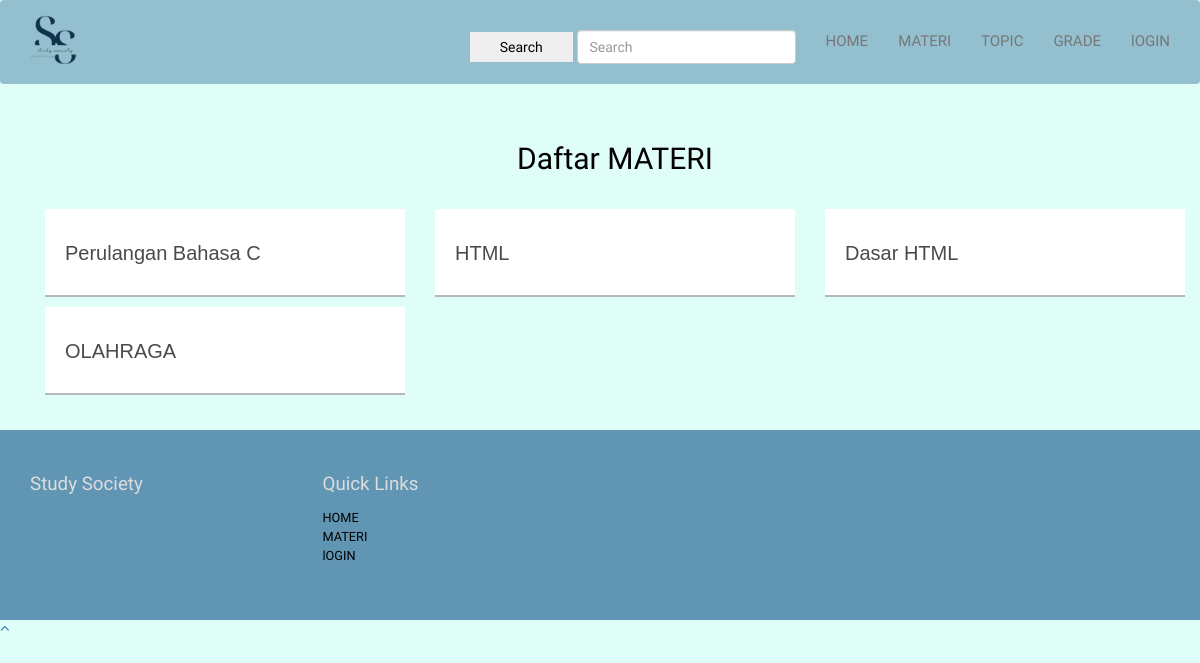
The page /index.php/C_StudySociety/materitopic/0 on the database its author committed.
### tables this page shows
CREATE TABLE `post` (
  `post_id` int(11) NOT NULL,
  `user_id` int(11) NOT NULL,
  `post_title` varchar(256) NOT NULL,
  `post_content` longtext NOT NULL,
  `post_like_count` int(11) DEFAULT NULL,
  `post_dislike_count` int(11) DEFAULT NULL,
  `topic_id` int(11) NOT NULL,
  `grade_id` int(11) NOT NULL
);

### application/controllers/C_StudySociety.php (called while the page is built, shortened)
<?php
class C_StudySociety extends CI_Controller
{
    public function __construct()
    {
        $this->load->model('M_StudySociety');
    }
    public function materitopic($id)
    {
        $gradeData = $this->M_StudySociety->getAllGrade();
        $topicData = $this->M_StudySociety->getTopic($id);
        $data = ["grade" => $gradeData,"topic" => $topicData];
        $this->load->view('V_materi_topic', $data);
    }
}

### index.php (called while the page is built, shortened)
<?php
require_once BASEPATH.'core/CodeIgniter.php';

### application/models/M_StudySociety.php (called while the page is built, shortened)
<?php
class M_StudySociety extends CI_Model
{
    public function getTopic($id)
    {
        $query = $this->db->query("SELECT * FROM post where topic_id = $id");
        return $query->result();
    }
}

### application/views/V_materi_topic.php (the view, shortened to what this page needs)
<?php include "templates/V_header.php"; ?>
<center>
<div class="container">
                <div class="container">
                    <div class="row">
                    <div class="col-md-12">
                        <div class="section-title mb-75">
                        <br>
                          <br>
                          <h2>Daftar <span>MATERI</span></h2>
                        </div>
                    </div>
                </div>
                <div class="our-room-show">
                    <div class="row">
                        <div class="carousel-list">
                        <?php
                        if(!empty($topic)){
                        foreach($topic as $p) {?>
                                <a href="<?php echo site_url('C_StudySociety/seePost/?post_id=').$p->post_id;?>">
                            <div class="col-md-4">
                                <div class="single-room">
                                    <div class="room-desc">
                                        <div class="room-name">
                                            <h3> <?=$p->post_title?></h3>
                                        </div>
                                    </div>
                                </div>
                            </div>
                            </a>
                           <?php
                            }
                          }
                            else{
                              echo "<h4>Data tidak ditemukan</h4>";
                            }
                          ?>
                        </div>
                    </div>
                </div>
            </div>
        </div>
    </center>
    <br>
    <br>
<?php include "templates/V_footer.php"; ?>

### assets/style.css (style rules this page uses)
body { background-color: #dffef7; font-family: "Raleway", sans-serif; font-size: 15px; line-height: 15px; color: #000000; }
.btn, a, a:hover { text-decoration: none; -webkit-transition: all 0.3s ease-in-out; -moz-transition: all 0.3s ease-in-out; -ms-transition: all 0.3s ease-in-out; -o-transition: all 0.3s ease-in-out; transition: all 0.3s ease-in-out; outline: 0; }
h1, h2, h3, h4, h5, h6 { font-family: "Old Standard TT", serif; line-height: 1em; margin: 0; }
h1.title, h2 { font-size: 2em; line-height: 3em; }
h3 { font-size: 1.5em; margin-bottom: 0.7em; }

### application/views/V_materi_topic.php (style rules this page uses)
.our-room-show .single-room { background: #fff none repeat scroll 0 0; border-bottom: 2px solid #b8b8b8; margin: 5px 0; transition: all 0.3s ease 0s; }
.single-room .room-desc { padding: 34px 20px 25px; text-align: left; }
.room-desc .room-name h3 { color: #4a4a4a; font-family: "Poppins",sans-serif; font-size: 20px; font-weight: 500; margin-bottom: 7px; text-transform: capitalize; }
.carousel-list .col-md-4 { width: 390px; }

### rows shown on the page
post: post_title "Perulangan Bahasa C"
post: post_title "HTML"
post: post_title "Dasar HTML"
post: post_title "OLAHRAGA"
